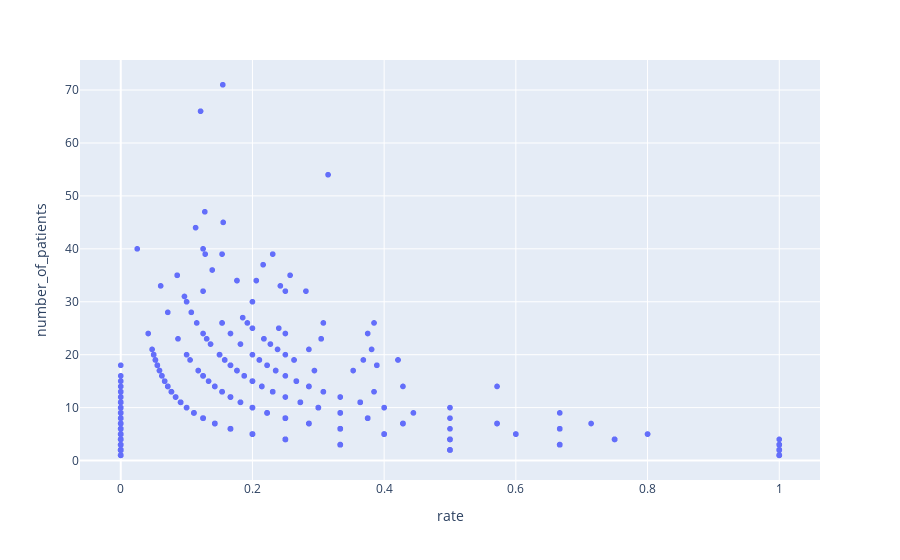

Here is the notebook cell this chart was saved with:
### Code cell
fig = px.scatter(df[df['number_of_patients']<100], x='rate', y='number_of_patients', hover_data=['doctor_id'])
fig.show()

### Figure 1 — Plotly figure (JSON) as saved in the notebook; plotly's stock layout.template omitted (floating-point values rounded to 4 significant figures; data arrays with more than 128 entries replaced by an {"elided": "..."} marker saying what was removed)
{"data": [{"customdata": {"elided": "1898x1 str values"}, "hovertemplate": "rate=%{x}<br>number_of_patients=%{y}<br>doctor_id=%{customdata[0]}<extra></extra>", "legendgroup": "", "marker": {"color": "#636efa", "symbol": "circle"}, "mode": "markers", "name": "", "showlegend": false, "type": "scattergl", "x": {"elided": "1898 float values"}, "xaxis": "x", "y": {"elided": "1898 int values"}, "yaxis": "y"}], "layout": {"legend": {"tracegroupgap": 0}, "margin": {"t": 60}, "xaxis": {"anchor": "y", "domain": [0, 1], "title": {"text": "rate"}}, "yaxis": {"anchor": "x", "domain": [0, 1], "title": {"text": "number_of_patients"}}}}
